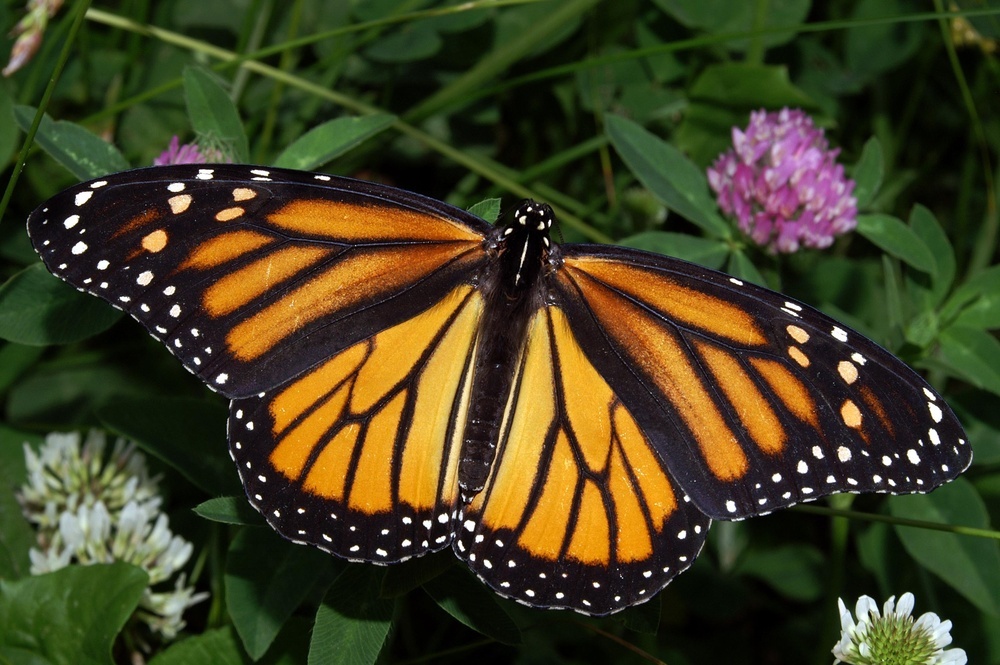
#> input picture Week 3 and 4/monarch.jpg, 1000 x 665 px, shrunk from 3008 x 2000 before the run
$ jupyter execute 'K means.ipynb'
#> lines starting #> are read from the running program, lines starting #| are printed output that depends on the picture
[cell 1]
import cv2
import matplotlib.pyplot as plt
import numpy as np

[cell 2]
image = cv2.imread('monarch.jpg')
#> image is the input picture: shape (665, 1000, 3); mean B, G, R 32.9, 63.4, 66.8
plt.imshow(image)

[cell 3]
pixel_vals = image.reshape((-1, 3))
pixel_vals.shape
#> Out = (665000, 3)

[cell 4]
pixel_vals = np.float32(pixel_vals)

[cell 5]
criteria = (cv2.TERM_CRITERIA_EPS + cv2.TERM_CRITERIA_MAX_ITER, 100, 0.2)

k = 3
retval, labels, centers = cv2.kmeans(pixel_vals, k, None,
                                     criteria, 10,
                                     cv2.KMEANS_RANDOM_CENTERS)
#> retval = 1.32e+09; centers = [[38.06, 74.93, 62.69], [12.74, 24.22, 20.75], [80.61, 153.1, 204.3]]

[cell 6]
centers = np.uint8(centers)
#> centers = [[38, 74, 62], [12, 24, 20], [80, 153, 204]]

segmented_data = centers[labels.flatten()]
segmented_data.shape
#> Out = (665000, 3)

[cell 7]
# original image dim
segmented_image = segmented_data.reshape((image.shape))
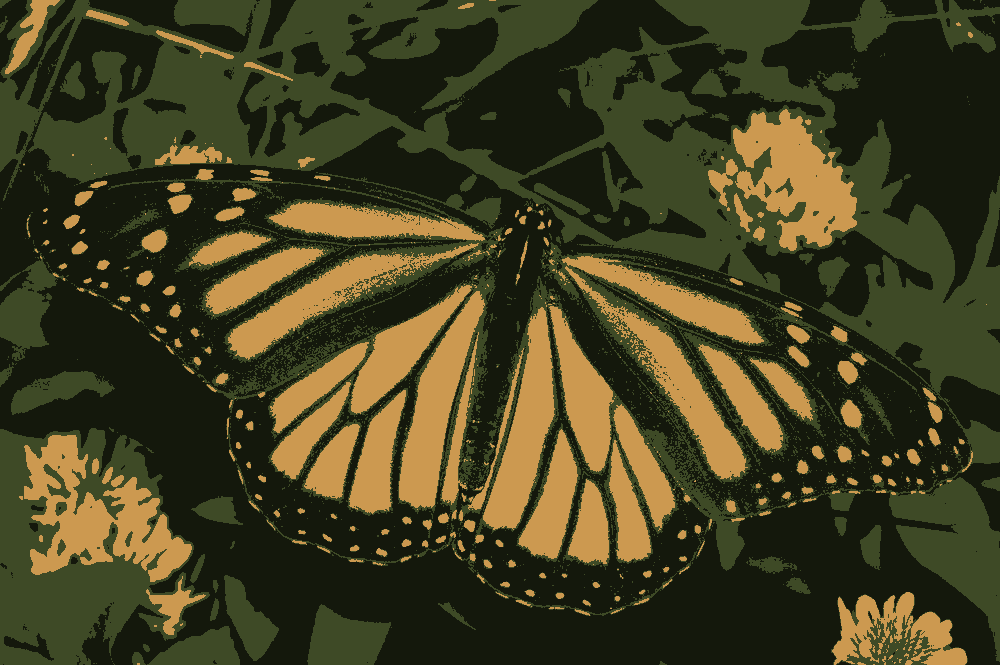
#> segmented_image: shape (665, 1000, 3); mean B, G, R 32.4, 62.9, 66.1
segmented_image.shape
#> Out = (665, 1000, 3)

[cell 8]
labels_reshape = labels.reshape(image.shape[0], image.shape[1])
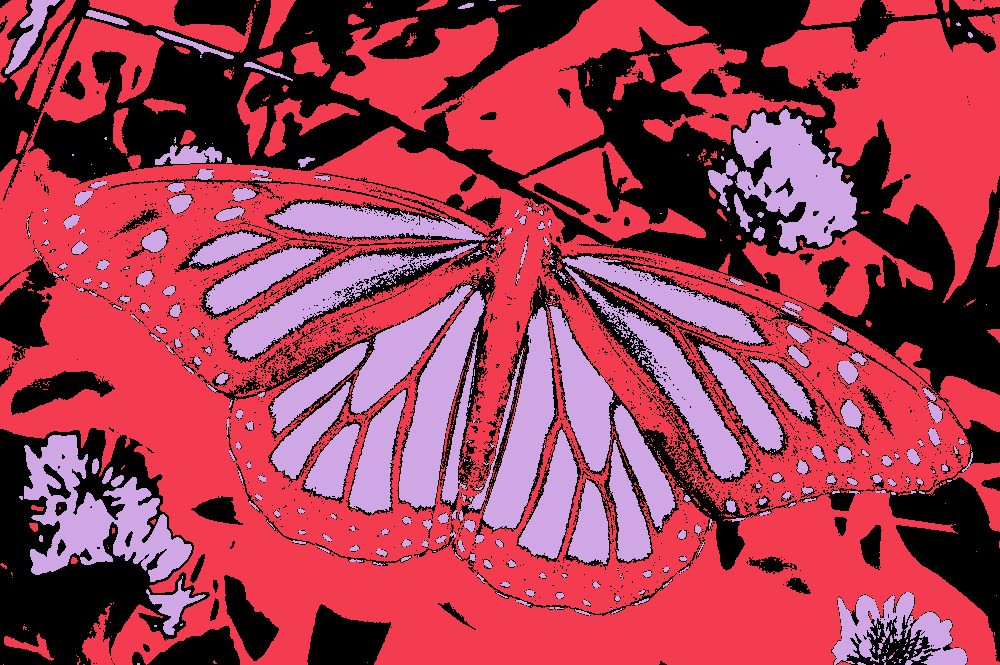
#> labels_reshape: shape (665, 1000) int32; 3 distinct labels, from 0 to 2; one colour per label, 0 black

[cell 9]
plt.imshow(segmented_image)

[cell 10]
plt.imshow(labels_reshape==0, cmap='gray')
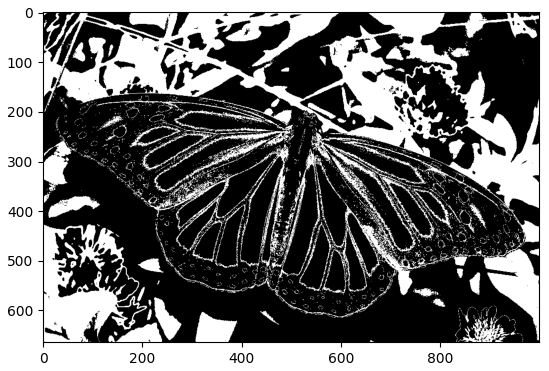
#> figure drawn by matplotlib, 1 panel

[cell 11]
# mask an image segment by cluster

cluster = 0 # the first cluster

masked_image = np.copy(image)
# turn the mask green!
masked_image[labels_reshape == cluster] = [0, 0, 0]
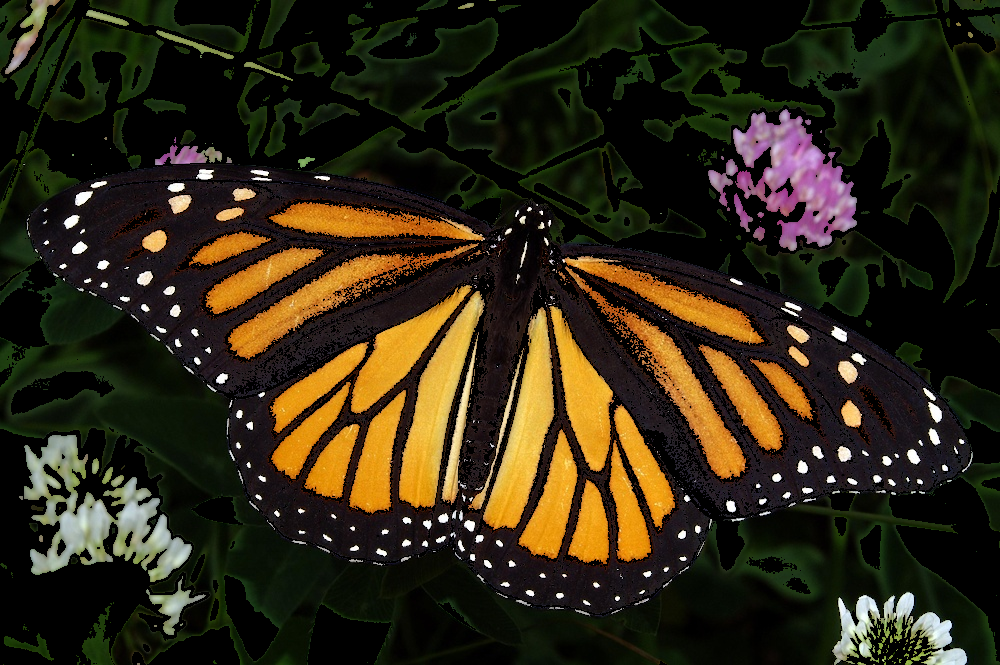
#> masked_image: shape (665, 1000, 3); mean B, G, R 20.7, 39.3, 46.7

plt.imshow(masked_image)
